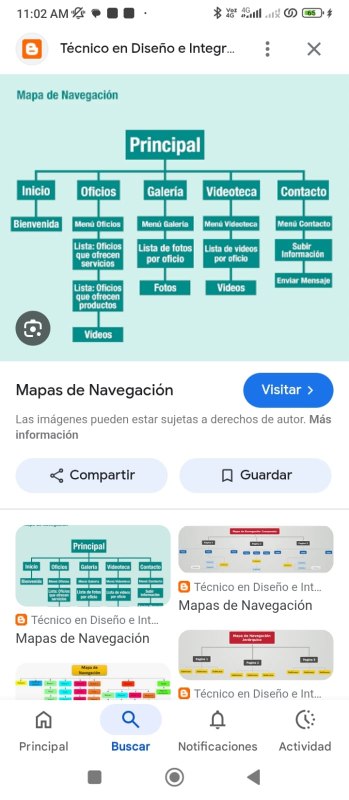
#> input picture media/productos/Imagen_de_WhatsApp_2025-07-01_a_las_11.02.16_cd5cbad6.jpg, 698 x 1600 px (shown at 1/2 size); its folder holds only this picture in this run
$ python -i INDEX.py   (imports and definitions only)
#> lines starting #> are read from the running program, lines starting #| are printed output that depends on the picture
"""
Perfil de Usuario — Python / Tkinter
Equivalente visual del diseño HTML con:
  - Fondo degradado en tonos verdes oscuros
  - Campos de visualización en gris claro
  - Modo edición / guardado / cancelar
  - Toast de confirmación
"""

# ─── Verificar dependencias ANTES de todo ────────────────────────────────────
try:
    from PIL import Image, ImageTk, ImageDraw, ImageFilter
except ImportError:
    import tkinter as tk
    from tkinter import messagebox
    _root = tk.Tk()
    _root.withdraw()
    messagebox.showerror(
        "Dependencia faltante",
        "Esta app requiere Pillow.\n\nInstala con:\n  pip install Pillow"
    )
    _root.destroy()
    raise SystemExit

import tkinter as tk
from tkinter import ttk, filedialog, messagebox
import urllib.request
import io
import threading


# ─── Paleta de colores ───────────────────────────────────────────────────────
BG_TOP      = "#0a1f14"
BG_MID      = "#124a2a"
BG_BOT      = "#081a10"
CARD_BG     = "#0f2d1a"
CARD_BORDER = "#1e5c30"
ACCENT      = "#39ff8e"
ACCENT_DIM  = "#1a9c5b"
TEXT_LIGHT  = "#e8f5ec"
TEXT_MUTED  = "#7aad8a"
FIELD_BG    = "#e8f5ec"   # gris-verdoso claro (vista)
FIELD_FG    = "#1a2e22"
FIELD_EDIT  = "#d6eedd"   # verde claro (edición)
LABEL_COLOR = "#4a9c6a"


# ─── Ventana principal ───────────────────────────────────────────────────────
# [5 lines not run here, left out]


# ─── Fondo degradado ─────────────────────────────────────────────────────────
def crear_fondo_degradado(w, h):
#> called with w = 500, h = 700
    img = Image.new("RGB", (w, h))
#> img: PIL image 500x700 RGB; every value is 0
    top = (10, 31, 20)
    bot = (8, 26, 16)
    for y in range(h):
        t = y / h
        r = int(top[0] + (bot[0] - top[0]) * t)
        g = int(top[1] + (bot[1] - top[1]) * t)
        # CORREGIDO: era "bot[2] - bot[2]" (siempre 0), ahora "bot[2] - top[2]"
        b = int(top[2] + (bot[2] - top[2]) * t)
        for x in range(w):
            factor = 1 + 0.15 * (x / w)
            r2 = min(255, int(r * factor))
            g2 = min(255, int(g * 1.0 + 20 * (x / w)))
            b2 = min(255, b)
            img.putpixel((x, y), (r2, g2, b2))
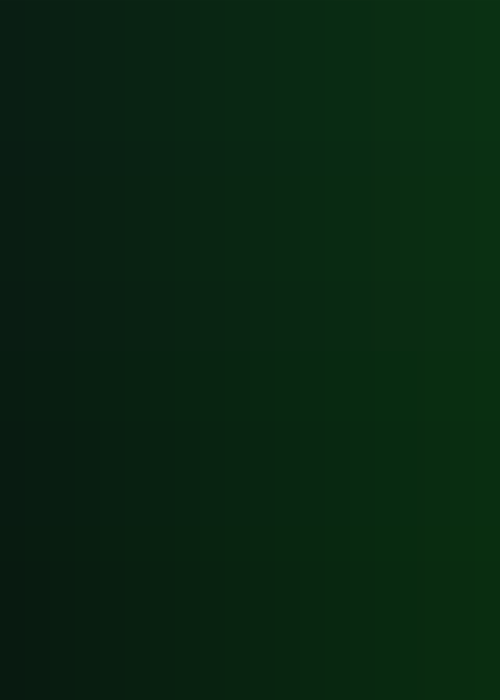
#> img: PIL image 500x700 RGB; mean R, G, B 8.7, 37.5, 17.5
    return img


# [1 line that did not run here, left out]
# [1 line not run here, left out]

fondo_img_pil = crear_fondo_degradado(500, 700)
fondo_photo   = ImageTk.PhotoImage(fondo_img_pil)
# [1 line not run here, left out]


# ─── Card (frame redondeado con Canvas) ──────────────────────────────────────
# [10 lines left out: function rounded_rect, not called in this run]


# [3 lines that did not run here, left out]
# [1 line not run here, left out]


# ─── Estado de la app ─────────────────────────────────────────────────────────
state = {
    "nombre": "Juan Pérez",
    "correo": "juan@email.com",
    "foto":   None,
    "editando": False,
    "snap": {}
}

avatar_photo_ref = None   # para evitar GC


# ─── Carga de avatar por defecto (desde URL) ──────────────────────────────────
# [12 lines left out: function cargar_avatar_default, not called in this run]


# [1 line not run here, left out]


# ─── Avatar circular ──────────────────────────────────────────────────────────
AV_SIZE = 88
AV_X, AV_Y = 210, 28   # centro en card_canvas

def circle_image(img, size=AV_SIZE):
    img = img.resize((size, size), Image.LANCZOS).convert("RGBA")
    mask = Image.new("L", (size, size), 0)
    draw = ImageDraw.Draw(mask)
    draw.ellipse((0, 0, size, size), fill=255)
    out = Image.new("RGBA", (size, size), (0, 0, 0, 0))
    out.paste(img, mask=mask)
    return out


# anillo degradado
# [2 lines that did not run here, left out]
# [1 line not run here, left out]

def draw_ring():
    s = AV_SIZE + 10
    ring_canvas.create_oval(0, 0, s, s, outline=ACCENT, width=3)

# [1 line not run here, left out]

# CORREGIDO: se añade imagen placeholder inicial para evitar colapso del label
_placeholder = Image.new("RGBA", (AV_SIZE, AV_SIZE), "#1a5c30")
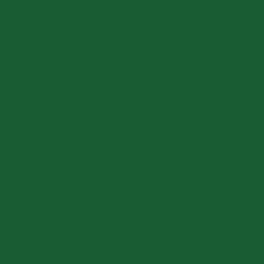
#> _placeholder: PIL image 88x88 RGBA (shown 3 times larger); mean R, G, B, A 26, 92, 48, 255
_placeholder_ci = circle_image(_placeholder)
#> in circle_image, `mask = Image.new("L", (size, size), 0)`: mask: PIL image 88x88 L; every value is 0
#> in circle_image, `out = Image.new("RGBA", (size, size), (0, 0, 0, 0))`: out: PIL image 88x88 RGBA; every value is 0
#> in circle_image, `out.paste(img, mask=mask)`:
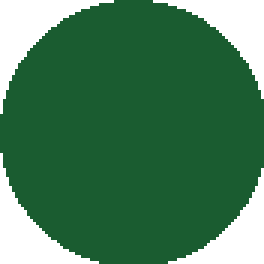
#> out: PIL image 88x88 RGBA (shown 3 times larger); mean R, G, B, A 20.8, 73.5, 38.3, 203.7; transparent parts drawn white
_placeholder_ref = ImageTk.PhotoImage(_placeholder_ci)

# [1 line that did not run here, left out]
# [1 line that did not run here, left out]
# [1 line not run here, left out]

def actualizar_avatar():
    global avatar_photo_ref
    if state["foto"] is None:
        return
    ci = circle_image(state["foto"])
    avatar_photo_ref = ImageTk.PhotoImage(ci)
    avatar_label.configure(image=avatar_photo_ref)

# [1 line not run here, left out]


# ─── Nombre ─────────────────────────────────────────────────────────────
# [3 lines that did not run here, left out]
# [1 line not run here, left out]


# ─── Separador ────────────────────────────────────────────────────────────────
# [1 line that did not run here, left out]
# [1 line not run here, left out]


# ─── Helper: crear campo ──────────────────────────────────────────────────────
# [34 lines left out: function crear_campo, not called in this run]


# [4 lines that did not run here, left out]

# Estilo Combobox
style = ttk.Style()
# [7 lines not run here, left out]


# ─── Botones ──────────────────────────────────────────────────────────────────
BTN_Y = 420

# [10 lines left out: function make_btn, not called in this run]


# [1 line that did not run here, left out]
# [1 line that did not run here, left out]
# [1 line that did not run here, left out]

# [2 lines not run here, left out]


# ─── Toast ────────────────────────────────────────────────────────────────────
# [1 line that did not run here, left out]
# [3 lines that did not run here, left out]
# [1 line not run here, left out]

def show_toast():
    toast_frame.place(x=125, y=660)
    root.after(2500, hide_toast)

def hide_toast():
    toast_frame.place_forget()


# ─── Cambiar foto ─────────────────────────────────────────────────────────────
def cambiar_foto():
    ruta = filedialog.askopenfilename(
        title="Seleccionar imagen",
        filetypes=[("Imágenes", "*.png *.jpg *.jpeg *.gif *.bmp *.webp")]
    )
#> the answer given: media/productos/Imagen_de_WhatsApp_2025-07-01_a_las_11.02.16_cd5cbad6.jpg
    if ruta:
        img = Image.open(ruta).convert("RGBA")
#> img: PIL image 698x1600 RGBA
        state["foto"] = img
        actualizar_avatar()
#> call 2 of circle_image, with size = 88
#> in circle_image (call 2), `img = img.resize((size, size), Image.LANCZOS).convert("RGBA")`:
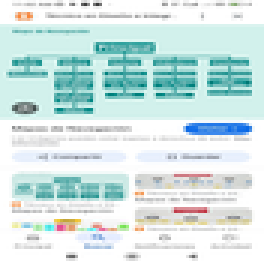
#> img: PIL image 88x88 RGBA (shown 3 times larger); mean R, G, B, A 210, 230.1, 229.1, 255
#> in circle_image (call 2), `out.paste(img, mask=mask)`:
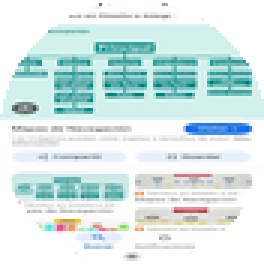
#> out: PIL image 88x88 RGBA (shown 3 times larger); mean R, G, B, A 162.9, 181.4, 180.9, 203.7; transparent parts drawn white


# ─── Lógica edición ───────────────────────────────────────────────────────────
# [59 lines left out: functions entrar_edicion, cancelar, guardar, not called in this run]


# ─── Hint cambio foto ─────────────────────────────────────────────────────────
# [3 lines that did not run here, left out]
# [11 lines not run here, left out]
# [1 line that did not run here, left out]
# [1 line that did not run here, left out]
# [1 line that did not run here, left out]
# [1 line that did not run here, left out]
# [4 lines not run here, left out]

#> (the run stopped early here; a loop or call above may not have finished)
